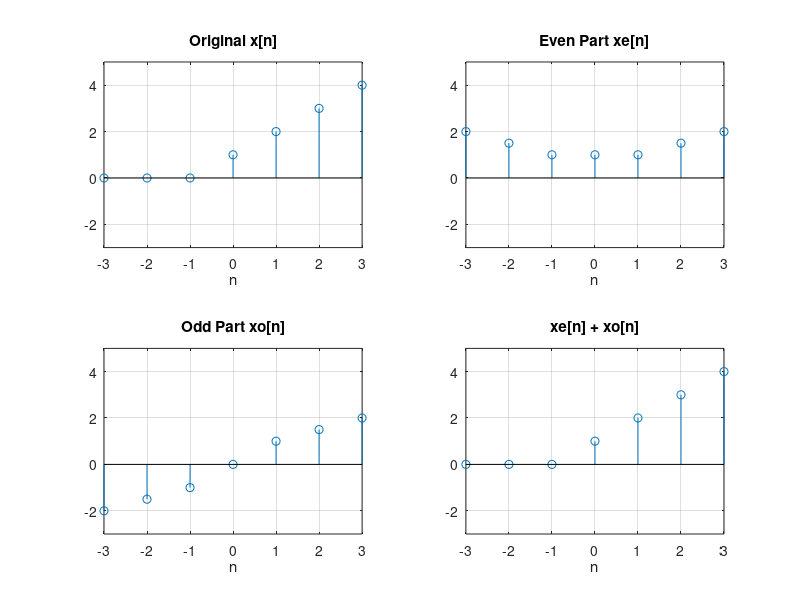

MATLAB code for this plot:
% =========================================================
% Problem 3: Even and Odd Decomposition
% Decomposes a discrete signal into even and odd parts and
% verifies that x[n] = xe[n] + xo[n].
% Signal used: x[n] = {1, 2, 3, 4} for n = 0..3 (0 elsewhere)
% =========================================================

clc;
clear;
close all;

% x[n] = {1, 2, 3, 4} from n = 0, zeros added on the left side
n = -3:3;
x = [0 0 0 1 2 3 4];

x_rev = fliplr(x);        % x[-n]

xe = (x + x_rev) / 2;     % even part
xo = (x - x_rev) / 2;     % odd part

x_sum = xe + xo;          % should be equal to x

figure;

subplot(2,2,1);
stem(n, x);
title('Original x[n]');
xlabel('n');
ylim([-3 5]);
grid on;

subplot(2,2,2);
stem(n, xe);
title('Even Part xe[n]');
xlabel('n');
ylim([-3 5]);
grid on;

subplot(2,2,3);
stem(n, xo);
title('Odd Part xo[n]');
xlabel('n');
ylim([-3 5]);
grid on;

subplot(2,2,4);
stem(n, x_sum);
title('xe[n] + xo[n]');
xlabel('n');
ylim([-3 5]);
grid on;

disp('x[n] =');
disp(x);
disp('xe[n] =');
disp(xe);
disp('xo[n] =');
disp(xo);
disp('xe[n] + xo[n] =');
disp(x_sum);

if isequal(x, x_sum)
    disp('Verified: x[n] = xe[n] + xo[n]');
else
    disp('Not equal');
end
